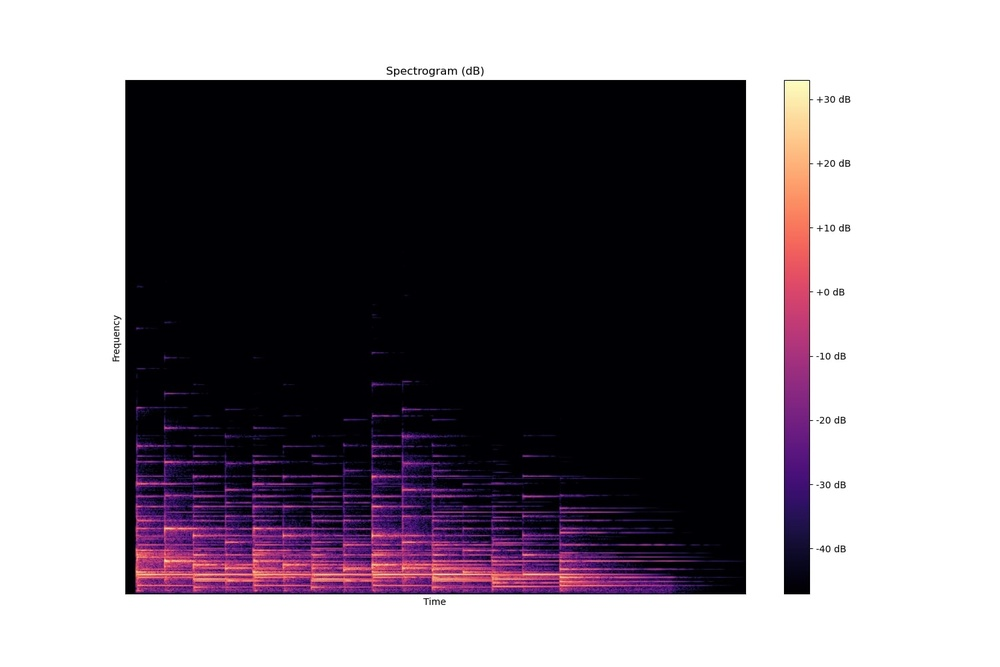
#> input picture Spectrogram Analyer/Analyzer/Spectrogram.jpg, 1000 x 667 px, shrunk from 1500 x 1000 before the run
$ python 'spectrogram analyer ver.01.py'
#> lines starting #> are read from the running program, lines starting #| are printed output that depends on the picture; after the words box and inside, x2 and y2 are one past the last pixel; in counts of white or black regions, pixels touching at a corner belong together
import numpy as np
import cv2

img_color = cv2.imread('Spectrogram.jpg') # 이미지 파일을 컬러로 불러옴
#> img_color is the input picture: shape (667, 1000, 3); mean B, G, R 139.5, 132.2, 139
print('shape: ', img_color.shape)
#| shape:  (667, 1000, 3)

height, width = img_color.shape[:2] # 이미지의 높이와 너비 불러옴, 가로 [0], 세로[1]
#> height = 667; width = 1000
img_hsv = cv2.cvtColor(img_color, cv2.COLOR_BGR2HSV) # cvtColor 함수를 이용하여 hsv 색공간으로 변환
#> img_hsv: shape (667, 1000, 3); mean H, S, V 62.8, 116.6, 142.2

lower_yellow = (0,100, 100) # hsv 이미지에서 바이너리 이미지로 생성 , 적당한 값 30
upper_yellow = (30, 255, 255)
"""(BGR)"""

"""
lower_blue = (100, 100, 100) # hsv 이미지에서 바이너리 이미지로 생성 , 적당한 값 30
upper_blue = (255, 150, 255)

"""

"""img_mask = cv2.inRange(img_hsv, lower_blue, upper_blue) # 범위내의 픽셀들은 흰색, 나머지 검은색"""

img_mask = cv2.inRange(img_hsv, lower_yellow, upper_yellow) # 범위내의 픽셀들은 흰색, 나머지 검은색
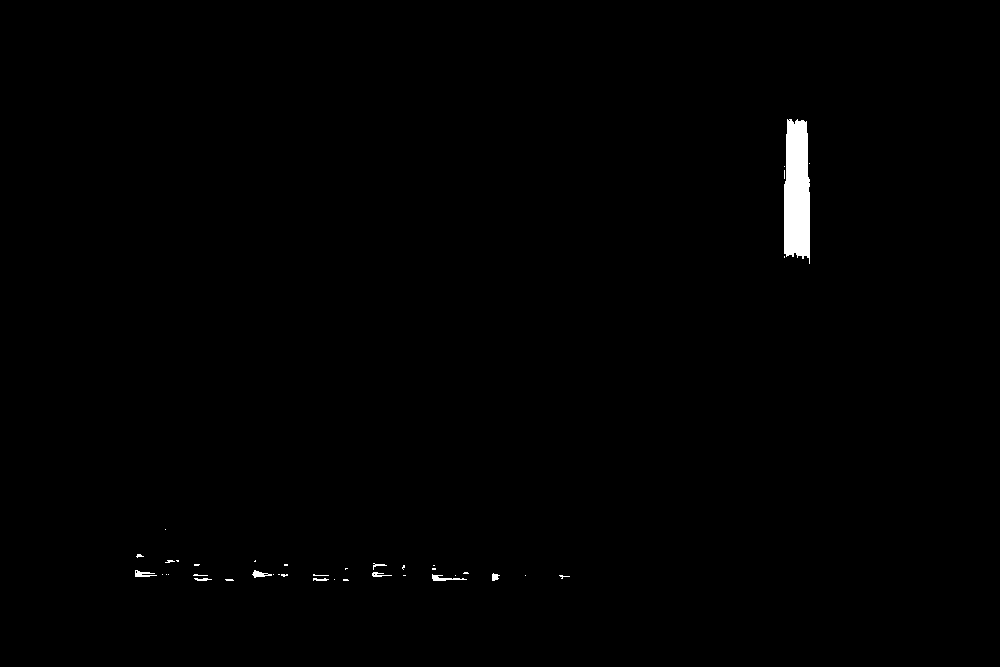
#> img_mask: shape (667, 1000); 0.59% white; 40 white regions (31 under 20 px), largest, box (x1, y1, x2, y2) and area: (784, 119, 810, 264) 3260, (432, 574, 467, 581) 101, (135, 570, 157, 577) 85


# 바이너리 이미지를 마스크로 사용하여 원본이미지에서 범위값에 해당하는 영상부분을 획득
img_result = cv2.bitwise_and(img_color, img_color, mask = img_mask)

cv2.imshow('img_origin', img_color)
cv2.imshow('img_mask', img_mask)
cv2.imshow('img_color', img_result)

cv2.waitKey(0)
cv2.destroyAllWindows()
